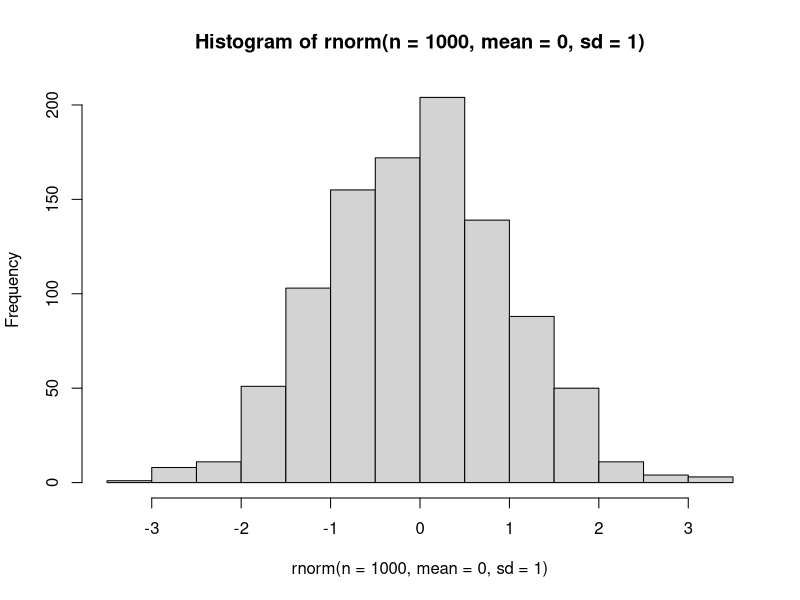
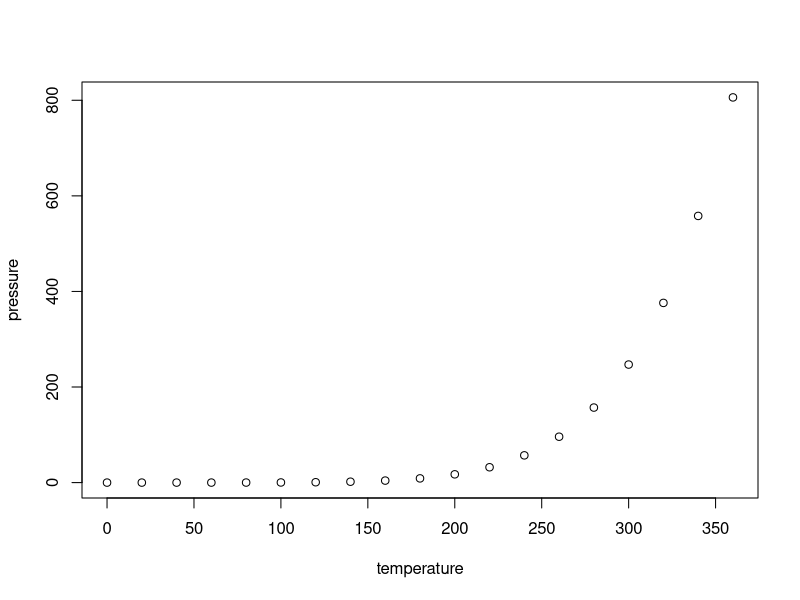

R code for these plots, in order:
## ---- chunk 1
knitr::opts_chunk$set(echo = TRUE)
## ---- chunk 2
1 + 1
## ---- chunk 3
rnorm(n=10, mean=0, sd=1)  # Gerar 10 números ~ N(0, 1)
hist(rnorm(n=1000, mean=0, sd=1))  # Histograma dos números gerados
## ---- chunk 4
library(dplyr) # Pacote para manipulacao de base de dados
library(MASS) # Normalmente nao eh carregado diretamente (via outro pacote)
## ---- chunk 5
head(cars) # Visualizando 6 linhas iniciais da base de dados 'cars'
summary(cars) # Resumindo base de dados 'cars'
## ---- chunk 6
plot(pressure)
